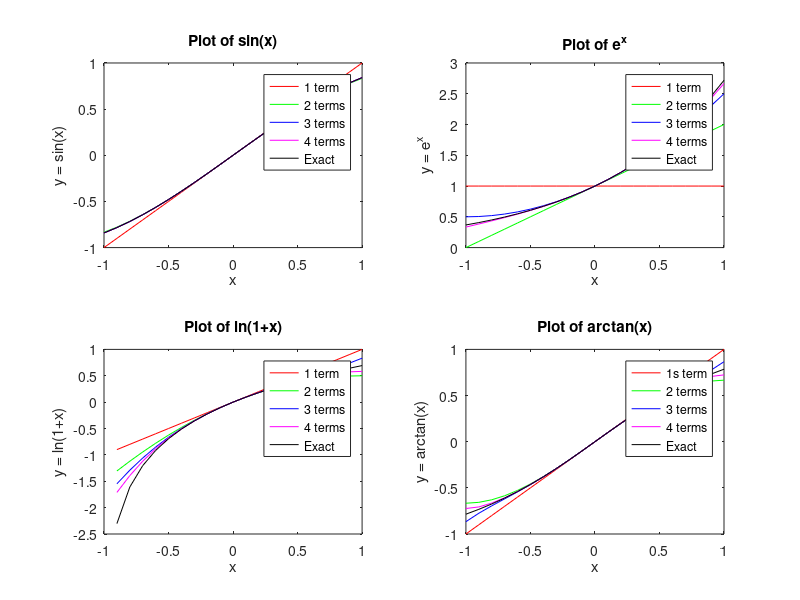

Recreate this plot in MATLAB.
% Programmer:  Abdulmajeed Alqahtani
% Section:     001
% Project:  01 
% Date:        01 June 2024 
% Description: In this project, we make and plot the maclaurin series of
% functions with certian number of terms and compare them with exact actual
% function.
% Then, we define 3 matrices and apply some algebric operations on this
% matrices, creating new matrices and getting their size and number of
% elements.

% Integrity Statement: I have completed this work with integrity. -- Abdulmajeed Alqahtani


% Problem 1

% Domian of each of the 4 functions
x_sin = -1:0.1:1;
x_exp = -1:0.1:1;
x_ln = -0.9:0.1:1; % Ommiting x = -1 for ln(1+x)
x_arctan = -1:0.1:1;

% Exact functions
y_sin_exact = sin(x_sin);
y_exp_exact = exp(x_exp);
y_ln_exact = log(1 + x_ln);
y_arctan_exact = atan(x_arctan);

% McLaurin Series
y_sin_1 = x_sin; % Only first term of MacLaurin Serires of y = sin(x)
y_sin_2 = x_sin - (x_sin.^3)/6; % Only first two terms of MacLaurin Serires of y = sin(x)
y_sin_3 = x_sin - (x_sin.^3)/6 + (x_sin.^5)/120; % Only first 3 terms of MacLaurin Serires of y = sin(x)
y_sin_4 = x_sin - (x_sin.^3)/6 + (x_sin.^5)/120 - (x_sin.^7)/5040; % First 4 terms of MacLaurin Serires of y = sin(x)

y_exp_1 = ones(size(x_exp)); % Only first term of MacLaurin Serires of y = e^x which is 1 for all x
y_exp_2 = ones(size(x_exp)) + x_exp;
y_exp_3 = ones(size(x_exp)) + x_exp + (x_exp.^2)/2;
y_exp_4 = ones(size(x_exp)) + x_exp + (x_exp.^2)/2 + (x_exp.^3)/6;

y_ln_1 = x_ln;
y_ln_2 = x_ln - (x_ln.^2)/2;
y_ln_3 = x_ln - (x_ln.^2)/2 + (x_ln.^3)/3;
y_ln_4 = x_ln - (x_ln.^2)/2 + (x_ln.^3)/3 - (x_ln.^4)/4;

y_arctan_1 = x_arctan;
y_arctan_2 = x_arctan - (x_arctan.^3)/3;
y_arctan_3 = x_arctan - (x_arctan.^3)/3 + (x_arctan.^5)/5;
y_arctan_4 = x_arctan - (x_arctan.^3)/3 + (x_arctan.^5)/5 - (x_arctan.^7)/7;

figure;

subplot(2, 2, 1);
plot(x_sin, y_sin_1, 'r', x_sin, y_sin_2, 'g', x_sin, y_sin_3, 'b', x_sin, y_sin_4, 'm', x_sin, y_sin_exact, 'k');
title('Plot of sin(x)');
xlabel('x');
ylabel('y = sin(x)');
legend('1 term', '2 terms', '3 terms', '4 terms', 'Exact');

subplot(2, 2, 2);
plot(x_exp, y_exp_1, 'r', x_exp, y_exp_2, 'g', x_exp, y_exp_3, 'b', x_exp, y_exp_4, 'm', x_exp, y_exp_exact, 'k');
title('Plot of e^x');
xlabel('x');
ylabel('y = e^x');
legend('1 term', '2 terms', '3 terms', '4 terms', 'Exact');

subplot(2, 2, 3);
plot(x_ln, y_ln_1, 'r', x_ln, y_ln_2, 'g', x_ln, y_ln_3, 'b', x_ln, y_ln_4, 'm', x_ln, y_ln_exact, 'k');
title('Plot of ln(1+x)');
xlabel('x');
ylabel('y = ln(1+x)');
legend('1 term', '2 terms', '3 terms', '4 terms', 'Exact');

subplot(2, 2, 4);
plot(x_arctan, y_arctan_1, 'r', x_arctan, y_arctan_2, 'g', x_arctan, y_arctan_3, 'b', x_arctan, y_arctan_4, 'm', x_arctan, y_arctan_exact, 'k');
title('Plot of arctan(x)');
xlabel('x');
ylabel('y = arctan(x)');
legend('1s term', '2 terms', '3 terms', '4 terms', 'Exact');


%% 

% Problem 2

A = [1, 5, 2; 8, 7, 1; 6, 3, 6]
b = [4, 7, 8]
c = [5; 1; 9]

% 1. d = Second row of matrix A
d = A(2, :)

% 2. e = Copy of the bottom left-hand corner of matrix A
e = A(2:3, 1:2)

% 3. f = Multiplying the transpose of row 2 of A(which is matrx d) with c
f = d'.* c

% 4. g = Copy of A but we replace top right-hand corner with 2*2 zeros
g = A;
h = zeros(2, 2); % 2*2 Zeros matrix
g(1:2, 2:3) = h

% 5. i = minimum value of A calculated by converting A to vector
i = min(A(:))

% 5. j = minimum value of A calculated without changing dimensions with
% nested functions of min(min())
j = min(min(A))

% 6. k = Number of elements in matrix b
k = numel(b)

% 7. Size of matrix c
[num_rows, num_cols] = size(c)




